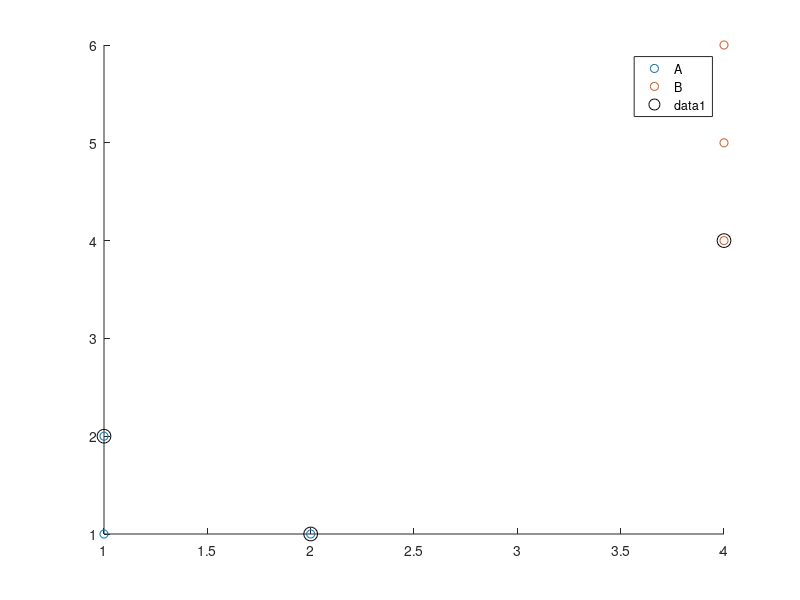

MATLAB code for this plot:
X = [1 1;2 1;1 2;4 4;4 5;4 6];
y = {'A','A','A','B','B','B'}';

m = fitcsvm(X,y);
sv = m.SupportVectors;

figure
gscatter(X(:,1),X(:,2),y)
hold on
plot(sv(:,1),sv(:,2),'ko','MarkerSize',10)
